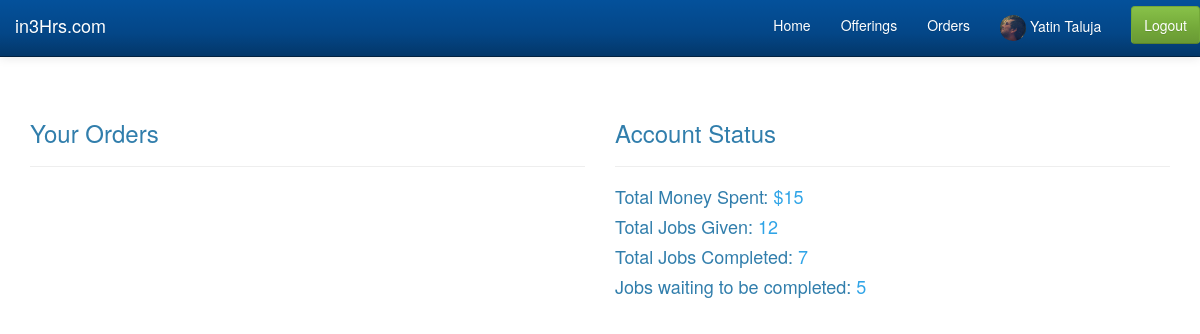
The page /public/html/client-dashboard.php on the database as committed earlier.
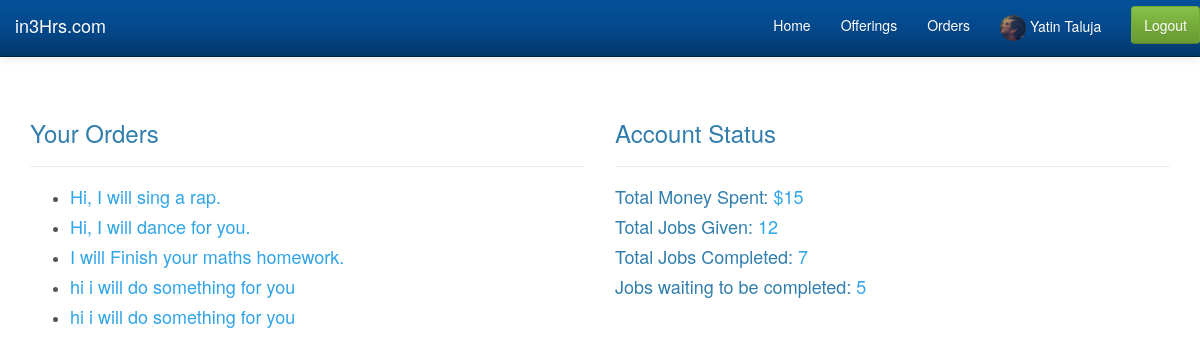
The same page on the database as committed later.
### tables this page shows
CREATE TABLE IF NOT EXISTS `orders` (
  `order_id` int(20) NOT NULL AUTO_INCREMENT,
  `offer_id` int(20) NOT NULL,
  `user_id` int(20) NOT NULL,
  `order_no` varchar(20) NOT NULL,
  `details` text NOT NULL,
  `status` varchar(50) NOT NULL,
  `accept_order` int(2) NOT NULL,
  PRIMARY KEY (`order_id`)
);

### public/html/client-dashboard.php (the view, shortened to what this page needs)
<!doctype html>
<html lang="en">
<head>
  <link rel="stylesheet" href="../css/bootstrap.css">
  <link rel="stylesheet" href="../css/styles.css">
</head>
<body>
  <nav class="navbar navbar-inverse navbar-fixed-top" role="navigation">
    <div class="container-fluid">
      <div class="navbar-header">
        <a class="navbar-brand" href="#">in3Hrs.com</a>
      </div>
      <div class="collapse navbar-collapse" id="app-navbar-collapse">
        <ul class="nav navbar-nav navbar-right">
        <li><a href="#">Home</a></li>
        <li><a href="#">Offerings</a></li>
        <li><a href="#">Orders</a></li>
        <li><a href="#"> <img src="../img/yatin-avatar.jpg" class="img-circle" height="26px"> Yatin Taluja</a></li>
        <li>
          <form class="navbar-form navbar-right" role="form">
            <button type="submit" class="btn btn-success">Logout</button>
          </form>
        </li>
      </ul>
      </div>
    </div>
  </nav>
  <div class="container">
    <div class="row">
      <div class="col-md-6">
        <h3>Your Orders</h3>
        <hr>
        <ul>
        <?php
		$query = mysql_query('select * from orders limit 5');
		while($row = mysql_fetch_array($query)) {
			echo '<li><h4><a href="order.php">' . $row['details'] . '</a></h4></li>';
		}
	?>
	</ul>
      </div>
      <div class="col-md-6">
        <h3>Account Status</h3>
        <hr>
        <h4>Total Money Spent: <span class="text-primary">$15</span></h4>
        <h4>Total Jobs Given: <span class="text-primary">12</span></h4>
        <h4>Total Jobs Completed: <span class="text-primary">7</span></h4>
        <h4>Jobs waiting to be completed: <span class="text-primary">5</span></h4>
      </div>
    </div>
  </div>
</body>
</html>

### public/css/styles.css (style rules this page uses)
body { margin-top: 100px; }

Rows that differ between the two databases and show on the page:
added orders: details "Hi, I will sing a rap."
added orders: details "Hi, I will dance for you."
added orders: details "I will Finish your maths homework."
added orders: details "hi i will do something for you"
added orders: details "hi i will do something for you"
